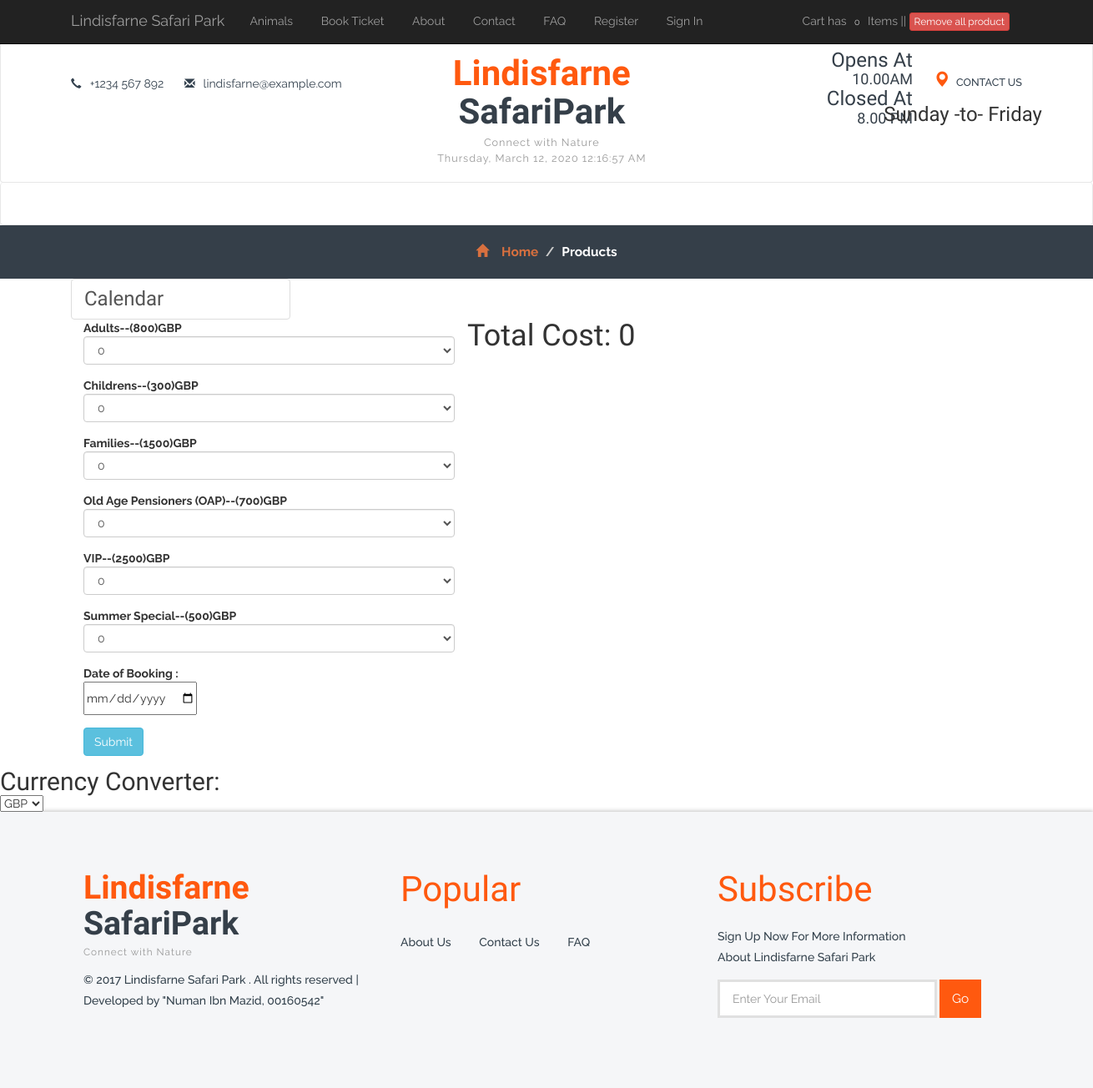
The app's page /order.php with its own data.
### tables this page shows
CREATE TABLE `product` (
  `id` int(11) NOT NULL,
  `name` varchar(25) NOT NULL,
  `price` float NOT NULL,
  `image` varchar(100) NOT NULL,
  `description` varchar(60) NOT NULL,
  `stock_quantity` int(100) NOT NULL
);

### order.php (the view, shortened to what this page needs)
		<?php include_once 'template/head.php' ?>
		<?php include_once 'template/header.php'; ?>
		<?php include_once 'template/nav-bar.php'; ?>
    <?php include_once 'template/nav-bar.php'; ?>
    <div class="container">
        <div class="row">
			<?php include_once 'template/sidebar.php'; ?>
			<?php
				$sql = "SELECT * FROM product;";
				$con = connect();
				$result = $con->query($sql);
			?>
            <div class="col-md-5">
				<form action="" method="POST"  enctype="multipart/form-data">
					<?php foreach($result as $row){ ?>
						<div class="form-group">
							<label for="email"><?=$row['name']?>--(<span class="price"><?=$row['price']?></span>)GBP</label>
							<select name="productID[<?=$row['id']?>]" class="form-control qtty" price="<?=$row['price']?>" >
								<option >0</option>
							</select>
						</div>
					<?php } ?>
					<div class="form-group">
						<label for="date_of_purchase">Date of Booking :</label> <br />
						<input type="date" name="date_of_purchase" id="date_of_purchase" placeholder="Enter Booking Date" >
					</div>
				  <button type="submit" class="btn btn-info">Submit</button>
				</form>
			</div>
			<div class="col-md-4-2">
				<h1>Total Cost: <span class="grand_total">0</span></h1>
			</div>
        </div>
	<div class="converter">
	<span> <h2>Currency Converter:</h2></span>
	<select name="currencyList" id="currencyList">
		<option value="GBP">GBP</option>
	</select>
    </div>
<?php	include_once 'template/footer.php'; ?>

### css/style.css (style rules this page uses)
h1,h2,h3,h4,h5,h6 { margin:0; font-family: 'Pompiere', cursive; }
ul,label { margin:0; padding:0; }

### records on screen
product: name "Adults", price "800", id+price "0"
product: name "Childrens", price "300", id+price "0"
product: name "Families", price "1500", id+price "0"
product: name "Old Age Pensioners (OAP)", price "700", id+price "0"
product: name "VIP", price "2500", id+price "0"
product: name "Summer Special", price "500", id+price "0"
